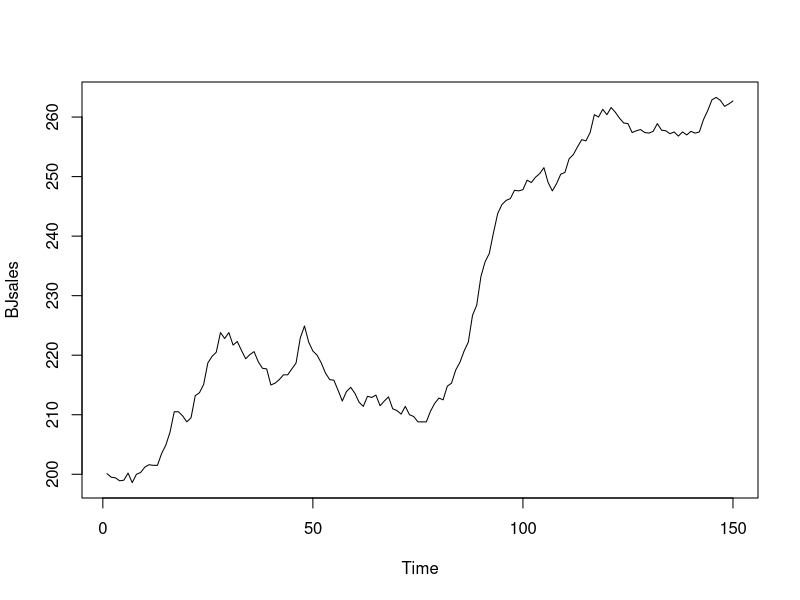
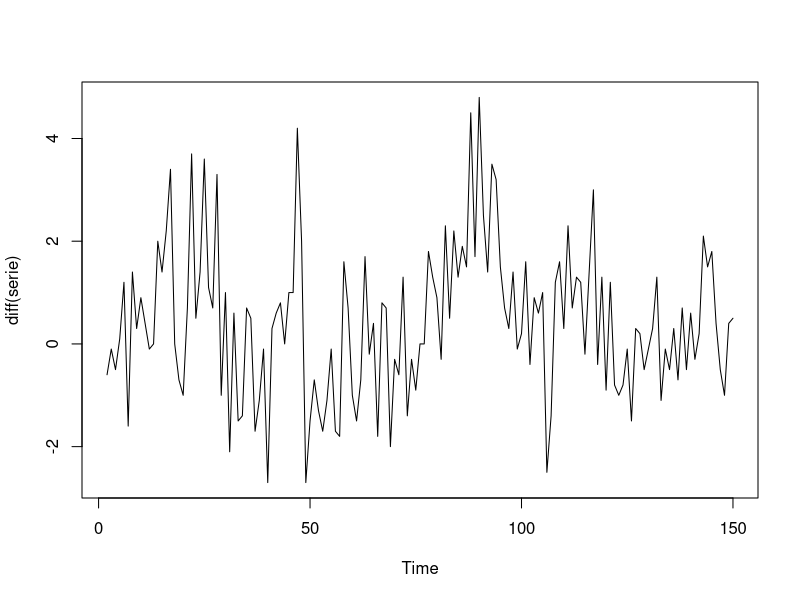
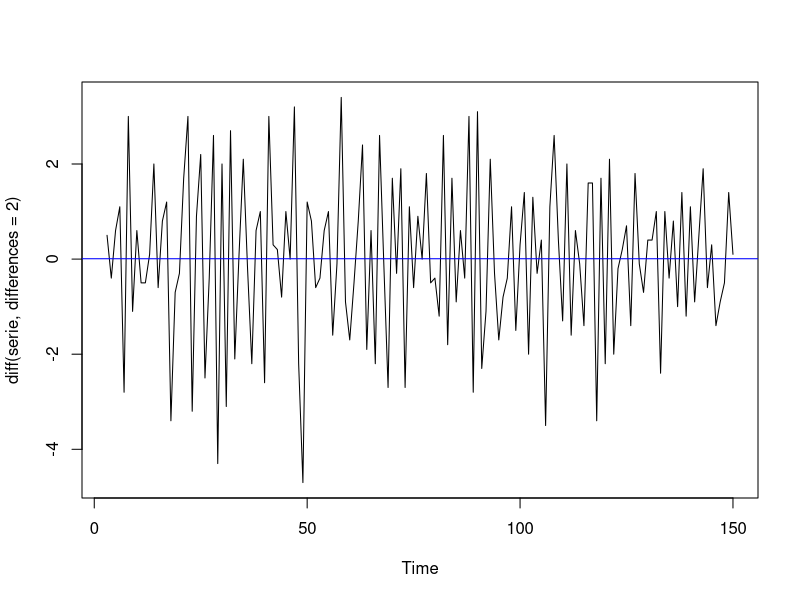
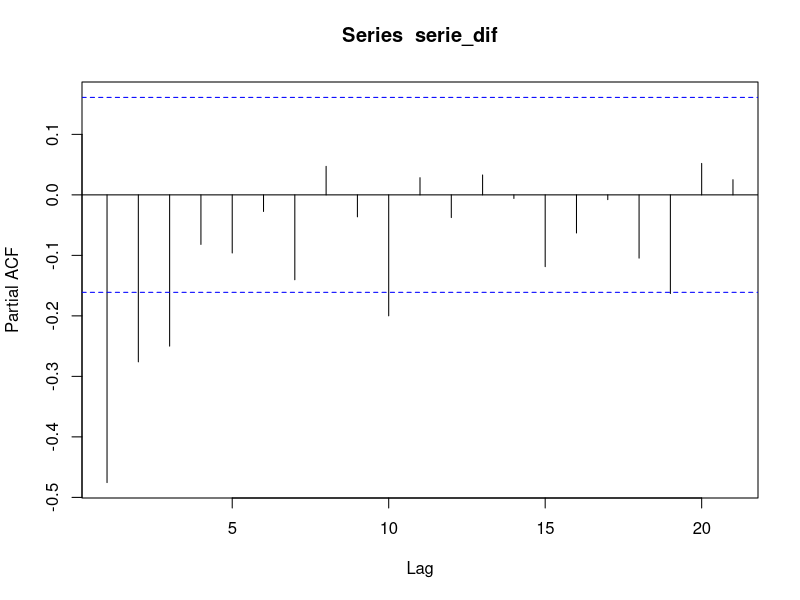
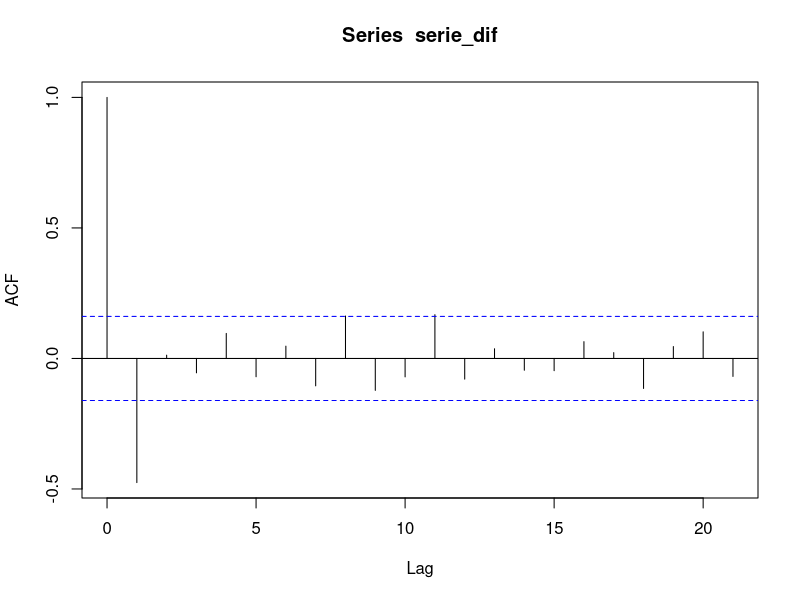
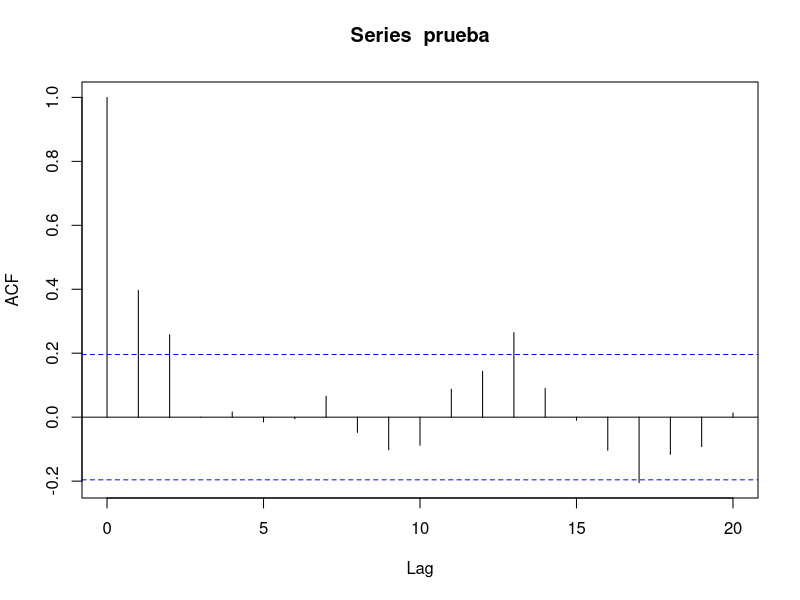
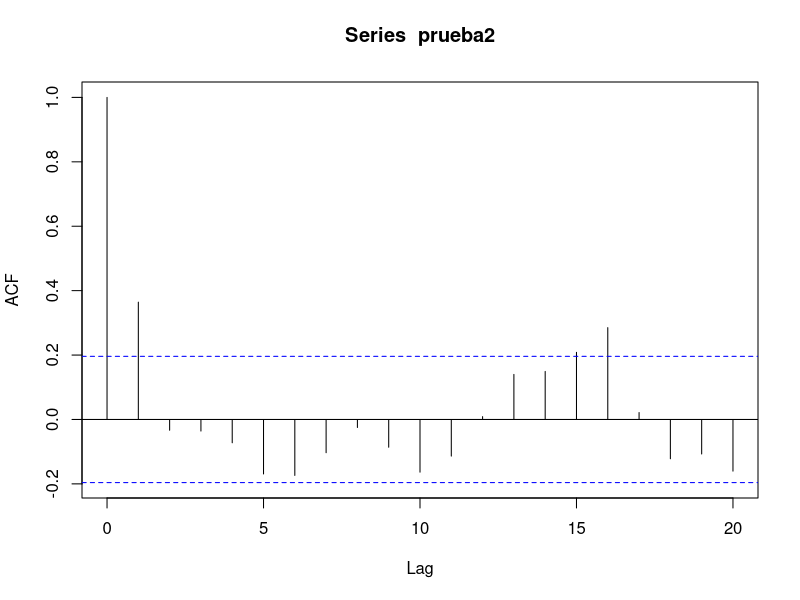

These charts were generated, in order, by the following R code:
require(datasets)
data("BJsales")
serie=BJsales
plot(BJsales)
plot(diff(serie))#GRAFICA UNA DIFERECIA
plot(diff(serie,differences=2))
abline(h=mean(diff(serie,differences=2)),col="blue")
serie_dif=diff(serie,differences=2)
pacf_1=(pacf(serie_dif))
acf_1=(acf(serie_dif))
c1=0+qnorm(0.05/2)*(1/sqrt(150))
c2=0-qnorm(0.05/2)*(1/sqrt(150))


which(pacf_1$acf<c1)
which(acf_1$acf<c1)
which(acf_1$acf>c2)

prueba=arima.sim(n=100,list(ma=c(.2,.4)))
prueba2=arima.sim(n=100,list(ma=.4))
acf(prueba)
acf(prueba2)
#se toma el ultimo lag significativo
